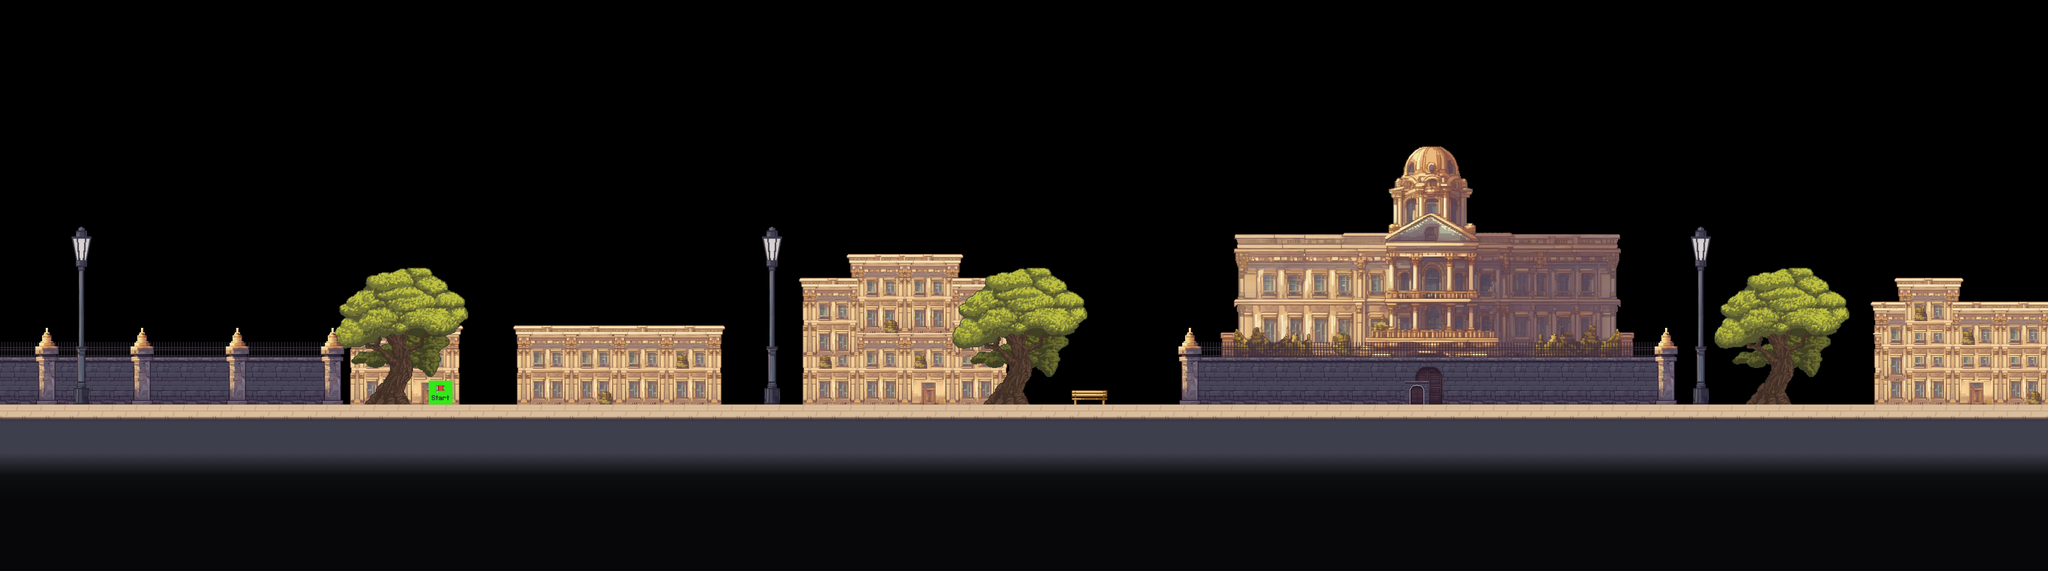

Below is a game level as drawn by its tile map, then a one-line description and the .tmx that defines it (tile-layer data replaced by summaries):
An orthogonal 86x24 tile map with 64x64 px tiles, 14 tile layers (UnderBgDecoration, Background, Ground, bgDecoration, ...), 5 hidden layers not drawn, 9 tilesets.

<map version="1.10" tiledversion="1.10.2" orientation="orthogonal" renderorder="left-up" width="86" height="24" tilewidth="64" tileheight="64" infinite="0" nextlayerid="29" nextobjectid="1">
 <editorsettings>
  <export target="../2/level2.csv" format="csv" />
 </editorsettings>
 <tileset firstgid="1" source="../tilesets/fadeTiles.tsx" />
 <tileset firstgid="11" source="../tilesets/setup_tiles.tsx" />
 <tileset firstgid="13" source="../tilesets/animatedObjTiles.tsx" />
 <tileset firstgid="14" source="../tilesets/objects.tsx" />
 <tileset firstgid="202" source="../tilesets/particles.tsx" />
 <tileset firstgid="207" source="../tilesets/npcs.tsx" />
 <tileset firstgid="212" source="../tilesets/auditoriumTiles.tsx" />
 <tileset firstgid="266" source="../tilesets/scriptedObjects.tsx" />
 <tileset firstgid="270" source="../tilesets/streetTiles.tsx" />
 <layer id="28" name="UnderBgDecoration" width="86" height="24">
  <data>[2064 cells, 1 non-empty, 1 distinct tile ids]</data>
 </layer>
 <layer id="12" name="Background" width="86" height="24">
  <data>[2064 cells, 276 non-empty, 43 distinct tile ids]</data>
 </layer>
 <layer id="1" name="Ground" width="86" height="24">
  <data>[2064 cells, 602 non-empty, 2 distinct tile ids]</data>
 </layer>
 <layer id="8" name="bgDecoration" width="86" height="24">
  <data>[2064 cells, 8 non-empty, 4 distinct tile ids]</data>
 </layer>
 <layer id="18" name="PastBg" width="86" height="24">
  <data>[2064 cells, 0 non-empty, 0 distinct tile ids]</data>
 </layer>
 <layer id="17" name="FutureBg" width="86" height="24">
  <data>[2064 cells, 0 non-empty, 0 distinct tile ids]</data>
 </layer>
 <layer id="10" name="Enemies" width="86" height="24" visible="0">
  <data>[2064 cells, 0 non-empty, 0 distinct tile ids]</data>
 </layer>
 <layer id="11" name="Constraints" width="86" height="24" visible="0">
  <data>[2064 cells, 0 non-empty, 0 distinct tile ids]</data>
 </layer>
 <layer id="26" name="Npcs" width="86" height="24">
  <data>[2064 cells, 0 non-empty, 0 distinct tile ids]</data>
 </layer>
 <layer id="9" name="Player" width="86" height="24">
  <data>[2064 cells, 1 non-empty, 1 distinct tile ids]</data>
 </layer>
 <layer id="6" name="Decoration" width="86" height="24">
  <data>[2064 cells, 5 non-empty, 2 distinct tile ids]</data>
 </layer>
 <layer id="16" name="PastObjects" width="86" height="24" visible="0">
  <data>[2064 cells, 0 non-empty, 0 distinct tile ids]</data>
 </layer>
 <layer id="15" name="FutureObjects" width="86" height="24">
  <data>[2064 cells, 0 non-empty, 0 distinct tile ids]</data>
 </layer>
 <layer id="25" name="PastAnimatedObjects" width="86" height="24">
  <data>[2064 cells, 0 non-empty, 0 distinct tile ids]</data>
 </layer>
 <layer id="13" name="AnimatedObjects" width="86" height="24" visible="0">
  <data>[2064 cells, 0 non-empty, 0 distinct tile ids]</data>
 </layer>
 <layer id="22" name="PastParticleSources" width="86" height="24">
  <data>[2064 cells, 0 non-empty, 0 distinct tile ids]</data>
 </layer>
 <layer id="21" name="ParticleSources" width="86" height="24" visible="0">
  <data>[2064 cells, 0 non-empty, 0 distinct tile ids]</data>
 </layer>
 <layer id="2" name="Fades" width="86" height="24">
  <data>[2064 cells, 430 non-empty, 3 distinct tile ids]</data>
 </layer>
 <layer id="27" name="ScriptedObjects" width="86" height="24">
  <data>[2064 cells, 1 non-empty, 1 distinct tile ids]</data>
 </layer>
</map>